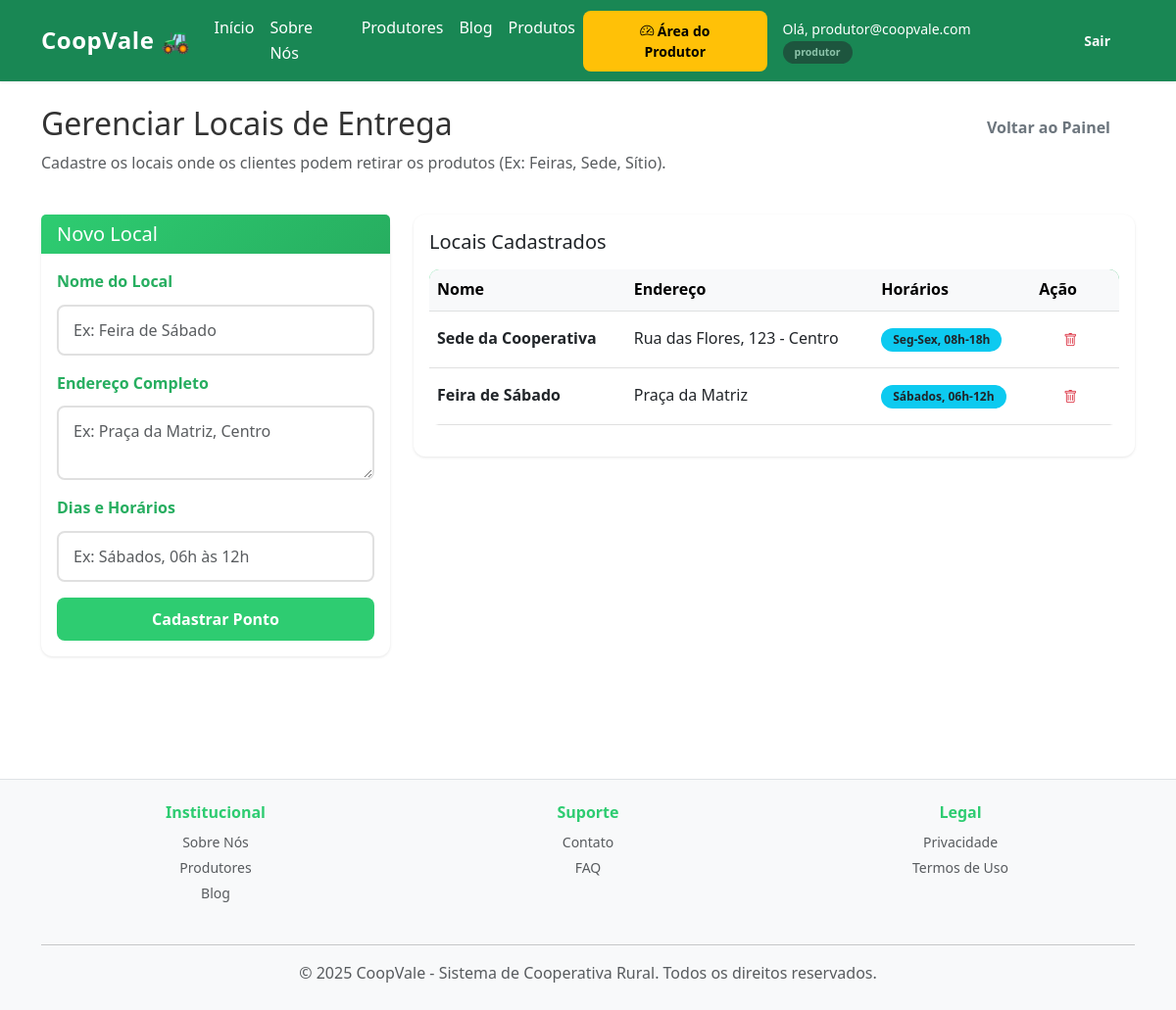
The app's page /produtor/pontos (signed in) with its own data.
### app/models/models.py (models this page shows)
class Usuario(db.Model, UserMixin):
    id = db.Column(db.Integer, primary_key=True)
    email = db.Column(db.String(120), unique=True, nullable=False)
    senha_hash = db.Column(db.String(255), nullable=False)
    tipo_usuario = db.Column(db.String(20), nullable=False)
    ativo = db.Column(db.Boolean, default=True)
    produtor = db.relationship("Produtor", backref="usuario", uselist=False)
    cliente = db.relationship("Cliente", backref="usuario", uselist=False)
    @property
    def is_active(self):
        return self.ativo

class PontoRetirada(db.Model):
    id = db.Column(db.Integer, primary_key=True)
    nome = db.Column(db.String(100), nullable=False)
    endereco = db.Column(db.String(200), nullable=False)
    horarios = db.Column(db.String(100))

### app/blueprints/produtores/routes.py (the view, shortened to what this page needs)
@produtor_bp.route("/pontos", methods=["GET", "POST"])
@login_required
@produtor_required
def gerenciar_pontos():
    pontos = PontoRetirada.query.all()
    return render_template("produtores/pontos.html", pontos=pontos)

### app/blueprints/produtores/routes.py (called while the page is built)
def produtor_required(f):
    @wraps(f)
    def decorated_function(*args, **kwargs):
        if not current_user.is_authenticated or current_user.tipo_usuario != 'produtor':
            flash("Acesso não autorizado.")
            return redirect(url_for('index'))
        if not current_user.produtor:
            return redirect(url_for('produtor.perfil'))
        return f(*args, **kwargs)
    return decorated_function

### app/templates/produtores/pontos.html
{% extends "base.html" %}
{% block conteudo %}
<div class="row">
    <div class="col-md-12 mb-4">
        <div class="d-flex justify-content-between align-items-center">
            <h2>Gerenciar Locais de Entrega</h2>
            <a href="{{ url_for('produtor.painel') }}" class="btn btn-outline-secondary">Voltar ao Painel</a>
        </div>
        <p class="text-muted">Cadastre os locais onde os clientes podem retirar os produtos (Ex: Feiras, Sede, Sítio).
        </p>
    </div>
    <div class="col-md-4">
        <div class="card shadow-sm">
            <div class="card-header bg-success text-white">
                <h5 class="mb-0">Novo Local</h5>
            </div>
            <div class="card-body">
                <form method="POST">
                    <div class="mb-3">
                        <label class="form-label">Nome do Local</label>
                        <input type="text" name="nome" class="form-control" placeholder="Ex: Feira de Sábado" required>
                    </div>
                    <div class="mb-3">
                        <label class="form-label">Endereço Completo</label>
                        <textarea name="endereco" class="form-control" rows="2"
                            placeholder="Ex: Praça da Matriz, Centro" required></textarea>
                    </div>
                    <div class="mb-3">
                        <label class="form-label">Dias e Horários</label>
                        <input type="text" name="horarios" class="form-control" placeholder="Ex: Sábados, 06h às 12h"
                            required>
                    </div>
                    <button type="submit" class="btn btn-success w-100">Cadastrar Ponto</button>
                </form>
            </div>
        </div>
    </div>
    <div class="col-md-8">
        <div class="card shadow-sm">
            <div class="card-body">
                <h5 class="card-title mb-3">Locais Cadastrados</h5>
                {% if pontos %}
                <div class="table-responsive">
                    <table class="table table-hover align-middle">
                        <thead class="table-light">
                            <tr>
                                <th>Nome</th>
                                <th>Endereço</th>
                                <th>Horários</th>
                                <th>Ação</th>
                            </tr>
                        </thead>
                        <tbody>
                            {% for p in pontos %}
                            <tr>
                                <td class="fw-bold">{{ p.nome }}</td>
                                <td>{{ p.endereco }}</td>
                                <td><span class="badge bg-info text-dark">{{ p.horarios }}</span></td>
                                <td>
                                    <a href="{{ url_for('produtor.deletar_ponto', id=p.id) }}"
                                        class="btn btn-sm btn-outline-danger"
                                        onclick="return confirm('Tem certeza que deseja remover este local?');">
                                        <i class="bi bi-trash"></i>
                                    </a>
                                </td>
                            </tr>
                            {% endfor %}
                        </tbody>
                    </table>
                </div>
                {% else %}
                <div class="alert alert-warning">
                    Nenhum ponto de retirada cadastrado. Os clientes não conseguirão finalizar compras!
                </div>
                {% endif %}
            </div>
        </div>
    </div>
</div>
{% endblock %}

### app/templates/base.html (shortened to what this page needs)
<!DOCTYPE html>
<html lang="pt-br">
<head>
    <link href="https://cdn.jsdelivr.net/npm/bootstrap@5.3.0/dist/css/bootstrap.min.css" rel="stylesheet">
    <link rel="stylesheet" href="https://cdn.jsdelivr.net/npm/bootstrap-icons@1.10.5/font/bootstrap-icons.css">
    <link rel="stylesheet" href="{{ url_for('static', filename='style.css') }}">
</head>
<body>
    <nav class="navbar navbar-expand-lg navbar-dark bg-success mb-4 shadow-sm">
        <div class="container">
            <a class="navbar-brand fw-bold" href="{{ url_for('institucional.home') }}">CoopVale 🚜</a>
            <div class="collapse navbar-collapse" id="navbarNav">
                <ul class="navbar-nav me-auto">
                    <li class="nav-item"><a class="nav-link text-white" href="{{ url_for('institucional.home') }}">Início</a></li>
                    <li class="nav-item"><a class="nav-link text-white" href="{{ url_for('institucional.sobre') }}">Sobre Nós</a></li>
                    <li class="nav-item"><a class="nav-link text-white" href="{{ url_for('institucional.produtores') }}">Produtores</a></li>
                    <li class="nav-item"><a class="nav-link text-white" href="{{ url_for('institucional.blog') }}">Blog</a></li>
                    <li class="nav-item"><a class="nav-link text-white" href="{{ url_for('produtos.listar_produtos') }}">Produtos</a></li>
                </ul>
                <div class="d-flex align-items-center gap-2">
                    {% if current_user.is_authenticated %}
                    {% if current_user.tipo_usuario == 'produtor' %}
                    <a href="{{ url_for('produtor.painel') }}" class="btn btn-warning btn-sm fw-bold">
                        <i class="bi bi-speedometer2"></i> Área do Produtor
                    </a>
                    {% endif %}
                    <span class="text-white ms-2 small">
                        Olá, {{ current_user.email }}
                        <span class="badge bg-dark opacity-50">{{ current_user.tipo_usuario }}</span>
                    </span>
                    <a href="{{ url_for('auth.logout') }}" class="btn btn-outline-light btn-sm ms-2">Sair</a>
                    {% else %}
                    <a href="{{ url_for('auth.login') }}" class="btn btn-light btn-sm">Entrar</a>
                    <a href="{{ url_for('auth.registro') }}" class="btn btn-outline-light btn-sm">Criar Conta</a>
                    {% endif %}
                </div>
            </div>
        </div>
    </nav>
    <div class="container" style="min-height: 80vh;">
        {% block conteudo %}{% endblock %}
    </div>
    <footer class="bg-light text-center py-4 mt-5 border-top">
        <div class="container">
            <div class="row mb-4">
                <div class="col-md-4 text-center">
                    <h6 class="fw-bold text-success mb-2">Institucional</h6>
                    <ul style="list-style: none; padding: 0;">
                        <li><a href="{{ url_for('institucional.sobre') }}" class="text-muted text-decoration-none small">Sobre Nós</a></li>
                        <li><a href="{{ url_for('institucional.produtores') }}" class="text-muted text-decoration-none small">Produtores</a></li>
                        <li><a href="{{ url_for('institucional.blog') }}" class="text-muted text-decoration-none small">Blog</a></li>
                    </ul>
                </div>
                <div class="col-md-4 text-center">
                    <h6 class="fw-bold text-success mb-2">Suporte</h6>
                    <ul style="list-style: none; padding: 0;">
                        <li><a href="{{ url_for('institucional.contato') }}" class="text-muted text-decoration-none small">Contato</a></li>
                        <li><a href="{{ url_for('institucional.faq') }}" class="text-muted text-decoration-none small">FAQ</a></li>
                    </ul>
                </div>
                <div class="col-md-4 text-center">
                    <h6 class="fw-bold text-success mb-2">Legal</h6>
                    <ul style="list-style: none; padding: 0;">
                        <li><a href="{{ url_for('institucional.privacidade') }}" class="text-muted text-decoration-none small">Privacidade</a></li>
                        <li><a href="{{ url_for('institucional.termos') }}" class="text-muted text-decoration-none small">Termos de Uso</a></li>
                    </ul>
                </div>
            </div>
            <hr>
            <p class="text-muted mb-0">© 2025 CoopVale - Sistema de Cooperativa Rural. Todos os direitos reservados.</p>
        </div>
    </footer>
</body>
</html>

### app/static/style.css (style rules this page uses)
:root { --primary-color: #2ecc71; --primary-dark: #27ae60; --secondary-color: #f39c12; --light-bg: #f8f9fa; --border-color: #e0e0e0; --text-dark: #333; --text-muted: #666; }
* { margin: 0; padding: 0; box-sizing: border-box; }
html, body { height: 100%; }
body { font-family: 'Segoe UI', Tahoma, Geneva, Verdana, sans-serif; color: var(--text-dark); background-color: #fff; line-height: 1.6; }
.navbar { box-shadow: 0 2px 10px rgba(0, 0, 0, 0.1); transition: all 0.3s ease; }
.navbar-brand { font-size: 1.5rem; letter-spacing: 0.5px; }
.btn { border-radius: 8px; font-weight: 600; transition: all 0.3s ease; border: none; padding: 10px 25px; }
.btn-success { background-color: var(--primary-color); border-color: var(--primary-color); }
.card { border: none; border-radius: 12px; box-shadow: 0 2px 10px rgba(0, 0, 0, 0.08); transition: all 0.3s ease; }
.card-header { background: linear-gradient(135deg, var(--primary-color) 0%, var(--primary-dark) 100%); color: white; border: none; border-radius: 12px 12px 0 0; font-weight: 600; }
a { color: var(--primary-color); text-decoration: none; transition: all 0.3s ease; }
.form-control, .form-select { border: 2px solid var(--border-color); border-radius: 8px; padding: 12px 15px; font-size: 1rem; transition: all 0.3s ease; }
.form-label { font-weight: 600; color: var(--primary-dark); margin-bottom: 10px; }
.badge { padding: 6px 12px; border-radius: 20px; font-weight: 600; }
.table { border-collapse: collapse; border-radius: 10px; overflow: hidden; }
.table thead { background: linear-gradient(135deg, var(--primary-color) 0%, var(--primary-dark) 100%); color: white; }
.table tbody tr { border-bottom: 1px solid var(--border-color); transition: all 0.3s ease; }
footer { margin-top: auto; background-color: var(--light-bg); border-top: 1px solid var(--border-color); }
footer a { color: var(--text-muted); }
.text-success { color: var(--primary-color) !important; }
.shadow-sm { box-shadow: 0 1px 3px rgba(0, 0, 0, 0.1) !important; }
::placeholder { color: #999; opacity: 0.7; }

### records on screen
Usuario: email "produtor@coopvale.com", tipo_usuario "produtor"
PontoRetirada: nome "Sede da Cooperativa", endereco "Rua das Flores, 123 - Centro", horarios "Seg-Sex, 08h-18h"
PontoRetirada: nome "Feira de Sábado", endereco "Praça da Matriz", horarios "Sábados, 06h-12h"
